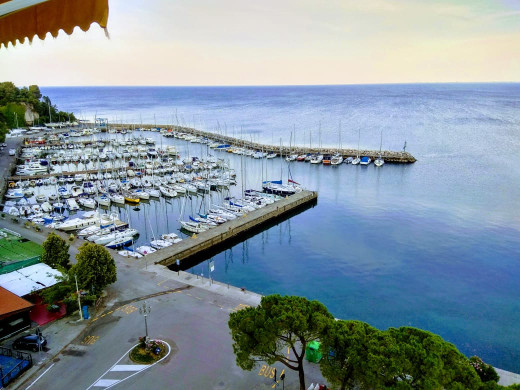
#> input picture Códigos y Figuras/Capítulo 4/Dia.jpg, 520 x 390 px
$ python TransformadaFourier.py
#> lines starting #> are read from the running program, lines starting #| are printed output that depends on the picture
#!/usr/bin/env python3
# -*- coding: utf-8 -*-
"""
Created on Mon Jan  6 17:14:30 2020

@author: juan
"""

import numpy as np
import matplotlib.pyplot as plt
import skimage.io as io
from scipy import fftpack

#Leer la imagen
f = io.imread('Dia.jpg')
#> f is the input picture: shape (390, 520, 3); mean R, G, B 131.9, 147.7, 157

#Ver dimensiones de la imagen
Nx = len(f)
#> Nx = 390
Ny = len(f[0])
#> Ny = 520

#Convertimos la imagen a escala de grises
fGris = np.zeros((Nx,Ny))
for i in range(Nx):
    for j in range(Ny):
        fgris = (0.2125*f[i][j][0] + 0.7154*f[i][j][1] + 0.0721*f[i][j][2])/255
        fGris[i][j] = fgris
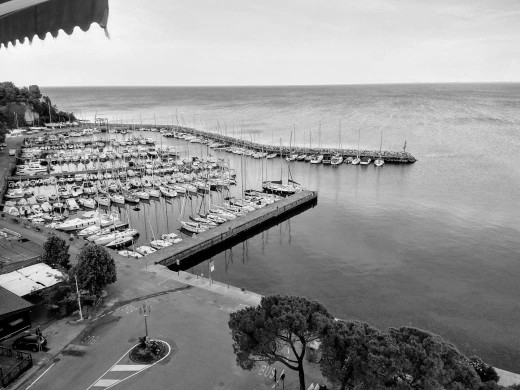
#> fGris: shape (390, 520) float64; min 0, max 0.994, mean 0.569

plt.imshow(fGris, cmap='gray')
plt.colorbar()
plt.savefig('DiaGrisMejor.eps')
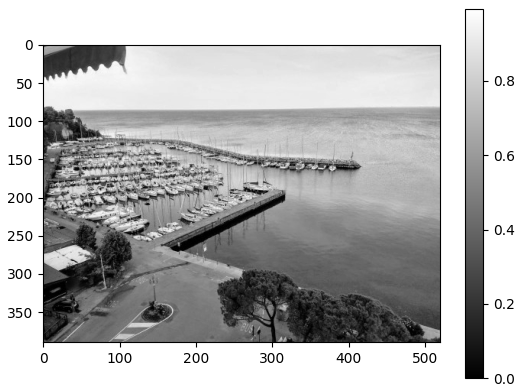
#> figure drawn by matplotlib, 2 panels
plt.show()

#Transformada rapida de Fourier

ftGris = fftpack.fft2(fGris)
FTGris = fftpack.fftshift(ftGris)

FTGrisMod = np.abs(FTGris)
FTGrisFase = np.angle(FTGris)
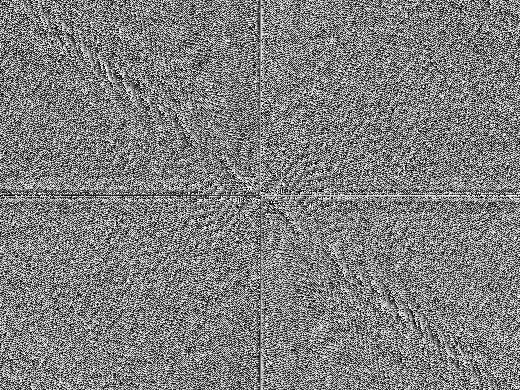
#> FTGrisFase: shape (390, 520) float64; min -3.14, max 3.14, mean -3.1e-05; drawn with min black and max white

plt.imshow(FTGrisMod, cmap = 'gray')
plt.savefig('DiaGrisFTMod.eps')
plt.show()

plt.imshow(FTGrisFase, cmap = 'gray')
plt.savefig('DiaGrisFTFase.eps')
plt.show()
